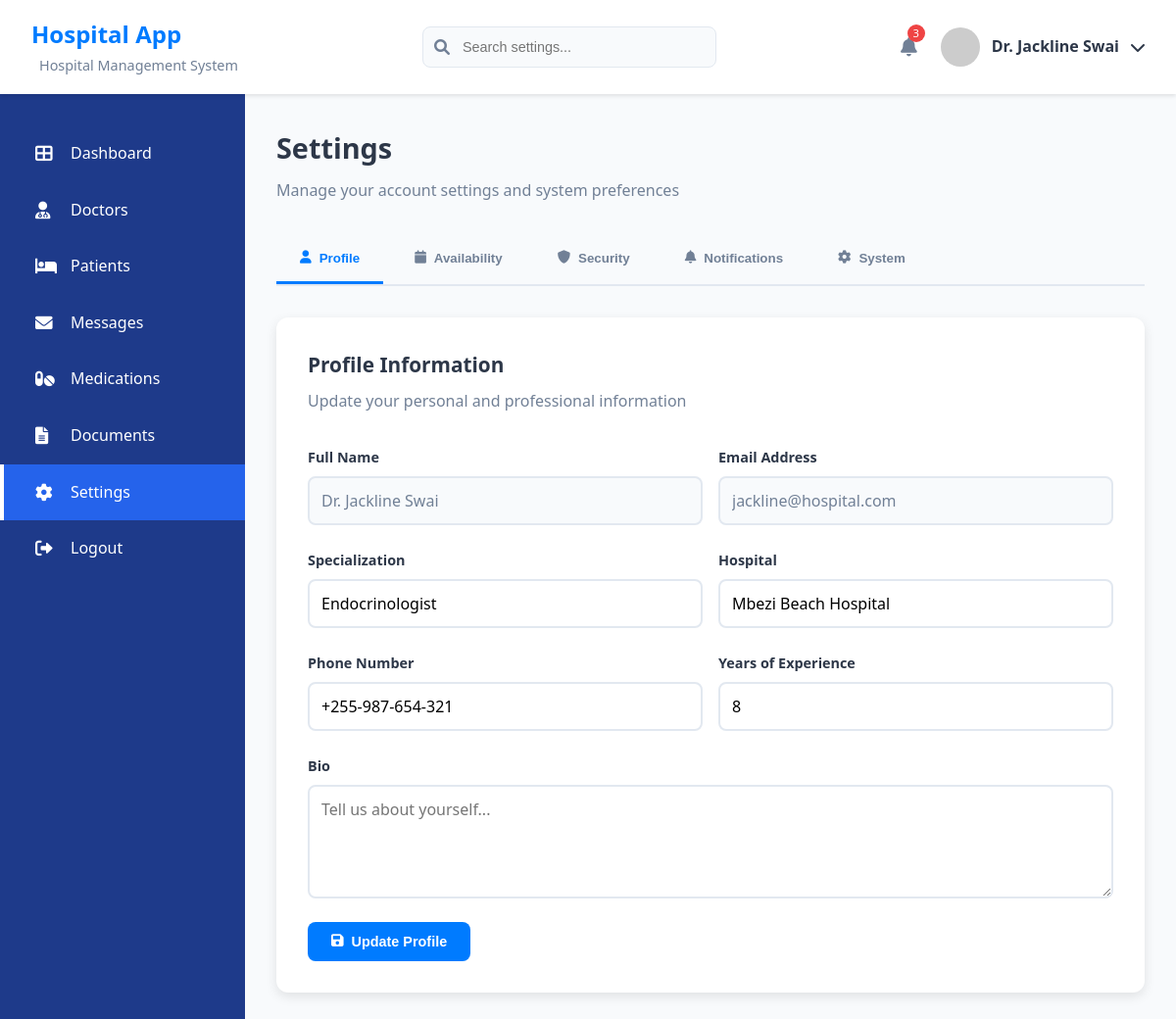
/settings (signed in), run on the app's committed database.
### models.py (models this page shows, shortened)
class Doctor(db.Model, UserMixin):
    id = db.Column(db.Integer, primary_key=True)
    email = db.Column(db.String(120), unique=True, nullable=False)
    password = db.Column(db.String(60), nullable=False)
    name = db.Column(db.String(100), nullable=False)
    specialization = db.Column(db.String(50))
    phone = db.Column(db.String(20))
    hospital = db.Column(db.String(100))
    experience_years = db.Column(db.Integer, default=0)
    total_patients = db.Column(db.Integer, default=0)
    total_reviews = db.Column(db.Integer, default=0)
    profile_picture = db.Column(db.String(200))
    bio = db.Column(db.Text)
    appointments = db.relationship('Appointment', backref='doctor', lazy=True)
    availability = db.relationship('DoctorAvailability', backref='doctor', lazy=True, cascade="all, delete-orphan")

### app.py (the view)
@app.route('/settings')
@login_required
def settings():
    return render_template('settings.html')

### app.py (called while the page is built)
@login_manager.user_loader
def load_user(user_id):
    return Doctor.query.get(int(user_id))

### templates/settings.html (shortened to what this page needs)
{% extends 'base.html' %}
{% block content %}
<div class="dashboard-container">
    <div class="dashboard-header">
        <div class="header-left">
            <h1>Hospital App</h1>
            <span class="header-subtitle">Hospital Management System</span>
        </div>
        <div class="header-center">
            <div class="search-container">
                <input type="text" placeholder="Search settings..." class="search-input">
                <i class="fas fa-search search-icon"></i>
            </div>
        </div>
        <div class="header-right">
            <div class="notification-icon">
                <i class="fas fa-bell"></i>
                <span class="notification-badge">3</span>
            </div>
            <div class="user-profile">
                {% if current_user.is_authenticated %}
                    <img src="https://via.placeholder.com/40x40/007bff/ffffff?text={{ current_user.name[0] }}" alt="Profile" class="profile-picture">
                    <span class="user-name">{{ current_user.name }}</span>
                    <i class="fas fa-chevron-down"></i>
                {% else %}
                    <a href="{{ url_for('login') }}" class="login-link">Login</a>
                {% endif %}
            </div>
        </div>
    </div>
    <div class="dashboard-content">
        <div class="sidebar">
            <nav class="sidebar-nav">
                <a href="{{ url_for('dashboard') }}" class="nav-item">
                    <i class="fas fa-th-large"></i>
                    <span>Dashboard</span>
                </a>
                <a href="{{ url_for('doctors') }}" class="nav-item">
                    <i class="fas fa-user-md"></i>
                    <span>Doctors</span>
                </a>
                <a href="{{ url_for('patients') }}" class="nav-item">
                    <i class="fas fa-bed"></i>
                    <span>Patients</span>
                </a>
                <a href="{{ url_for('messages') }}" class="nav-item">
                    <i class="fas fa-envelope"></i>
                    <span>Messages</span>
                </a>
                <a href="{{ url_for('medications') }}" class="nav-item">
                    <i class="fas fa-pills"></i>
                    <span>Medications</span>
                </a>
                <a href="{{ url_for('documents') }}" class="nav-item">
                    <i class="fas fa-file-alt"></i>
                    <span>Documents</span>
                </a>
                <a href="{{ url_for('settings') }}" class="nav-item active">
                    <i class="fas fa-cog"></i>
                    <span>Settings</span>
                </a>
                <a href="{{ url_for('logout') }}" class="nav-item">
                    <i class="fas fa-sign-out-alt"></i>
                    <span>Logout</span>
                </a>
            </nav>
        </div>
        <div class="main-content">
            <div class="page-header">
                <h2>Settings</h2>
                <p>Manage your account settings and system preferences</p>
            </div>
            <div class="settings-tabs">
                <button class="tab-btn active" onclick="showSettingsTab('profile')">
                    <i class="fas fa-user"></i> Profile
                </button>
                <button class="tab-btn" onclick="showSettingsTab('availability')">
                    <i class="fas fa-calendar"></i> Availability
                </button>
                <button class="tab-btn" onclick="showSettingsTab('security')">
                    <i class="fas fa-shield-alt"></i> Security
                </button>
                <button class="tab-btn" onclick="showSettingsTab('notifications')">
                    <i class="fas fa-bell"></i> Notifications
                </button>
                <button class="tab-btn" onclick="showSettingsTab('system')">
                    <i class="fas fa-cog"></i> System
                </button>
            </div>
            <div id="profile-tab" class="settings-tab-content active">
                <div class="settings-section">
                    <div class="section-header">
                        <h3>Profile Information</h3>
                        <p>Update your personal and professional information</p>
                    </div>
                    <form class="settings-form">
                        <div class="form-row">
                            <div class="form-group">
                                <label for="name">Full Name</label>
                                <input type="text" id="name" value="{{ current_user.name }}" readonly>
                            </div>
                            <div class="form-group">
                                <label for="email">Email Address</label>
                                <input type="email" id="email" value="{{ current_user.email }}" readonly>
                            </div>
                        </div>
                        <div class="form-row">
                            <div class="form-group">
                                <label for="specialization">Specialization</label>
                                <input type="text" id="specialization" value="{{ current_user.specialization or '' }}">
                            </div>
                            <div class="form-group">
                                <label for="hospital">Hospital</label>
                                <input type="text" id="hospital" value="{{ current_user.hospital or '' }}">
                            </div>
                        </div>
                        <div class="form-row">
                            <div class="form-group">
                                <label for="phone">Phone Number</label>
                                <input type="tel" id="phone" value="{{ current_user.phone or '' }}">
                            </div>
                            <div class="form-group">
                                <label for="experience">Years of Experience</label>
                                <input type="number" id="experience" value="{{ current_user.experience_years or 0 }}" min="0">
                            </div>
                        </div>
                        <div class="form-group">
                            <label for="bio">Bio</label>
                            <textarea id="bio" rows="4" placeholder="Tell us about yourself...">{{ current_user.bio or '' }}</textarea>
                        </div>
                        <button type="submit" class="btn btn-primary">
                            <i class="fas fa-save"></i> Update Profile
                        </button>
                    </form>
                </div>
            </div>
        </div>
    </div>
</div>
{% endblock %}

### static/css/dashboard.css (style rules this page uses)
:root { --primary-blue: #007bff; --dark-blue: #0056b3; --light-blue: #e3f2fd; --sidebar-bg: #1e3a8a; --sidebar-hover: #2563eb; --text-dark: #2d3748; --text-light: #718096; --bg-light: #f8fafc; --white: #ffffff; --success: #10b981; --danger: #ef4444; --warning: #f59e0b; --border-color: #e2e8f0; }
* { margin: 0; padding: 0; box-sizing: border-box; }
body { font-family: 'Segoe UI', Tahoma, Geneva, Verdana, sans-serif; background-color: var(--bg-light); color: var(--text-dark); line-height: 1.6; }
.dashboard-container { min-height: 100vh; display: flex; flex-direction: column; }
.dashboard-header { background: var(--white); padding: 1rem 2rem; display: flex; justify-content: space-between; align-items: center; box-shadow: 0 2px 4px rgba(0,0,0,0.1); z-index: 1000; }
.header-left h1 { color: var(--primary-blue); font-size: 1.5rem; font-weight: 700; }
.header-subtitle { color: var(--text-light); font-size: 0.9rem; margin-left: 0.5rem; }
.search-container { position: relative; width: 300px; }
.search-input { width: 100%; padding: 0.75rem 1rem 0.75rem 2.5rem; border: 1px solid var(--border-color); border-radius: 8px; font-size: 0.9rem; background: var(--bg-light); }
.search-icon { position: absolute; left: 0.75rem; top: 50%; transform: translateY(-50%); color: var(--text-light); }
.header-right { display: flex; align-items: center; gap: 1.5rem; }
.notification-icon { position: relative; cursor: pointer; color: var(--text-light); font-size: 1.2rem; }
.notification-badge { position: absolute; top: -8px; right: -8px; background: var(--danger); color: var(--white); border-radius: 50%; width: 18px; height: 18px; font-size: 0.7rem; display: flex; align-items: center; justify-content: center; }
.user-profile { display: flex; align-items: center; gap: 0.75rem; cursor: pointer; }
.profile-picture { width: 40px; height: 40px; border-radius: 50%; object-fit: cover; }
.user-name { font-weight: 600; color: var(--text-dark); }
.dashboard-content { display: flex; flex: 1; }
.sidebar { width: 250px; background: var(--sidebar-bg); padding: 2rem 0; min-height: calc(100vh - 80px); }
.sidebar-nav { display: flex; flex-direction: column; }
.nav-item { display: flex; align-items: center; gap: 1rem; padding: 1rem 2rem; color: var(--white); text-decoration: none; transition: all 0.3s ease; border-left: 4px solid transparent; }
.nav-item.active { background: var(--sidebar-hover); border-left-color: var(--white); }
.nav-item i { width: 20px; font-size: 1.1rem; }
.main-content { flex: 1; padding: 2rem; overflow-y: auto; }
.btn-primary { background: var(--primary-blue); color: var(--white); border: none; padding: 0.75rem 1.5rem; border-radius: 6px; font-weight: 600; cursor: pointer; transition: background 0.3s ease; }

### data on the page
Doctor: name "Dr. Jackline Swai", email "jackline@hospital.com", specialization "Endocrinologist", hospital "Mbezi Beach Hospital", phone "+255-987-654-321", experience_years "8"
